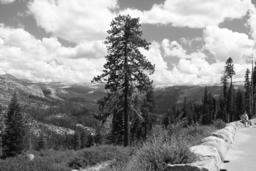
#> input picture data/halfdome/halfdome-08.png, 256 x 171 px; the run also reads 2 pictures not shown here
$ python instance_detection.py   (older library calls are emulated)
#> lines starting #> are read from the running program, lines starting #| are printed output that depends on the picture
### util.py
from scipy import misc
import numpy as np

"""
   Convert an RGB image to grayscale.

   This function applies a fixed weighting of the color channels to form the
   resulting intensity image.

   Arguments:
      rgb   - a 3D numpy array of shape (sx, sy, 3) storing an RGB image

   Returns:
      gray  - a 2D numpy array of shape (sx, sy) storing the corresponding
              grayscale image
"""
def rgb2gray(rgb):
    gray = np.dot(rgb[...,:3],[0.29894, 0.58704, 0.11402])
    return gray

"""
   Load an image and convert it to grayscale.

   Arguments:
      filename - image file to load

   Returns:
      image    - a 2D numpy array containing a grayscale image
"""
def load_image(filename):
#> called with filename = 'data/halfdome/halfdome-08.png'
   image = misc.imread(filename)
#> image is the input picture: shape (171, 256); min 8, max 255, mean 142.9
   image = image / 255;
   if (image.ndim == 3):
      image = rgb2gray(image)
   return image

### gen_data.py
import re
import os

from PIL import Image as IMP
from util import *
from visualize import *

def gen_squares_and_save(img_path):
#> called with img_path = 'data/halfdome/halfdome-08.png'
	img = load_image(img_path)

	xr = img.shape[0]
#> xr = 171
	yr = img.shape[1]
#> yr = 256

	window = 20 #n pixel squares taken
	counter = 0

	fname = re.match(r'^[\w\d\/]+\/([\w|\d|\-|_]+)\.[\w\d]+$', img_path).groups()[0]

	original = IMP.open(img_path)
	new_dir = 'data/gen_data/%s' % fname

	imgs_ret = []

	if not os.path.exists(new_dir):
		os.mkdir(new_dir)

		for ix in range(0, xr - window, window):
			for iy in range(0, yr - window, window):

				leny = window if iy + window < yr else yr - iy - 1
#> leny = 20
				lenx = window if ix + window < xr else xr - ix - 1
#> lenx = 20

				cropped = original.crop((ix, iy, ix+lenx, iy+leny))
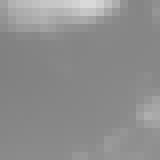
#> cropped: PIL image 20x20 L (shown 8 times larger); min 129, max 217, mean 141.9
				i_path = 'data/gen_data/%s/%d.png' % (fname, counter)

				cropped.save(i_path)
				img_temp = load_image(i_path)
				imgs_ret.append(img_temp)
				counter+=1
	else:
		for f in os.listdir(new_dir):
			i_path = 'data/gen_data/%s/%s' % (fname, f)

			img_temp = load_image(i_path)
			imgs_ret.append(img_temp)

	return imgs_ret

### instance_detection.py


import numpy as np
import matplotlib.pyplot as plt

import imutils

from util import *
from visualize import *
from features import *
from gen_data import *


# Return 5 rescaled versions of a single image
# [71 lines left out: functions many_sizes, detect_instances, not called in this run]

import time
#function to run the demo altogether
def detections_demo():

    i0 = load_image('data/halfdome/halfdome-08.png')
    i0s = gen_squares_and_save('data/halfdome/halfdome-08.png')
#> i0s = 96 items

    i1 = load_image('data/shanghai/shanghai-21.png')
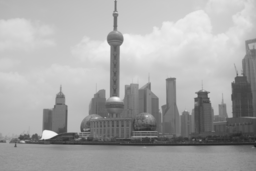
#> i1: shape (171, 256) float64; min 0.118, max 0.973, mean 0.657
    i1s = gen_squares_and_save('data/shanghai/shanghai-21.png')
#> call 2 of gen_squares_and_save, with img_path = 'data/shanghai/shanghai-21.png'
#> in gen_squares_and_save (call 2), `cropped = original.crop((ix, iy, ix+lenx, iy+leny))`:
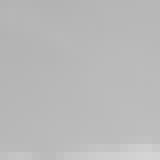
#> cropped: PIL image 20x20 L (shown 8 times larger); min 179, max 212, mean 185.2
#> i1s = 96 items

    i2 = load_image('data/rio/rio-23.png')
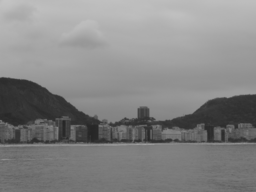
#> i2: shape (192, 256) float64; min 0.141, max 0.765, mean 0.518
    i2s = gen_squares_and_save('data/rio/rio-23.png')
#> call 3 of gen_squares_and_save, with img_path = 'data/rio/rio-23.png'
#> in gen_squares_and_save (call 3), `cropped = original.crop((ix, iy, ix+lenx, iy+leny))`:
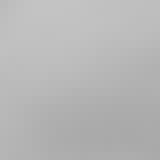
#> cropped: PIL image 20x20 L (shown 8 times larger); min 169, max 195, mean 182.5
#> i2s = 108 items

    print(len(i0s), len(i1s), len(i2s))
#| 96 96 108

    coke_instance = load_image('data/gen_data/coke.png')
    scene = load_image('data/gen_data/coke_full_small.png')

    instances = [coke_instance] + i0s + i1s + i2s

    start_time = time.time()
    detected = detect_instances(scene, instances)
    print("detection took", time.time()-start_time, "seconds")

    print(len(detected))
    print(detected)

    for i in detected:
        plt.imshow(instances[i], cmap='gray')
        plt.show()
    plt.imshow(scene, cmap='gray')
    plt.show()


#> (the run stopped early here; a loop or call above may not have finished)
